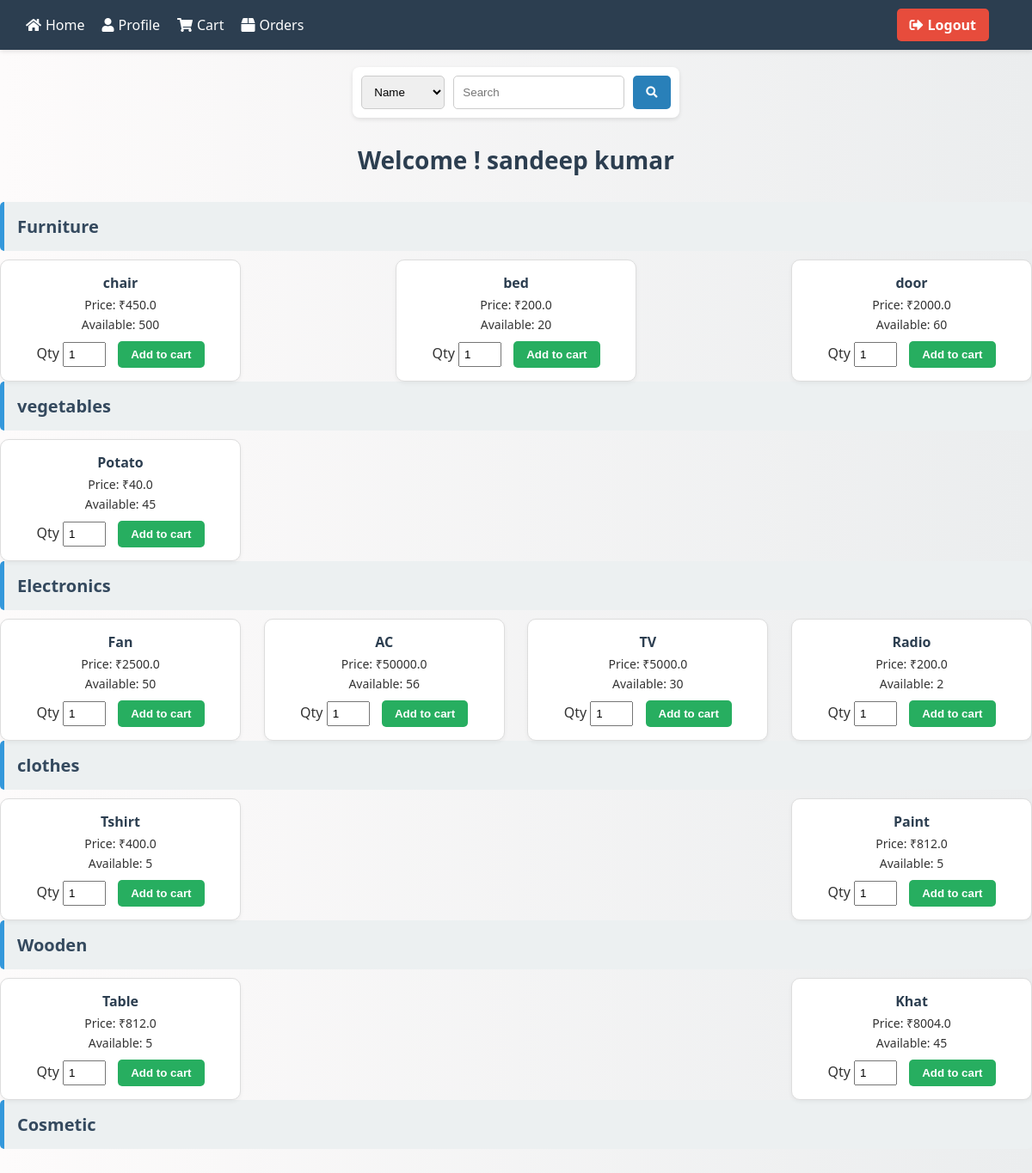
The app's page / (signed in) with its own data.
### main.py (models this page shows)
class User(db.Model):
    user_id = db.Column(db.Integer, primary_key=True)
    username = db.Column(db.String(50), unique=True, nullable=False)
    password = db.Column(db.String(50), nullable=False)
    f_name = db.Column(db.String(70), nullable=True)
    l_name=db.Column(db.String(70),nullable=True)
    is_admin=db.Column(db.Boolean,nullable=False,default=False)

class Category(db.Model):
    category_id = db.Column(db.Integer, primary_key=True)
    category_name = db.Column(db.String(70), nullable=False)
    products = db.relationship('Product', backref='category')

class Product(db.Model):
    product_id = db.Column(db.Integer, primary_key=True)
    product_name = db.Column(db.String(50), nullable=False)
    category_id = db.Column(db.Integer, db.ForeignKey('category.category_id'), nullable=False)
    quantity = db.Column(db.Integer(), nullable=False)
    price = db.Column(db.Float, nullable=False)
    manufacture_date = db.Column(db.Date,nullable=False)

### main.py (the view)
@app.route('/',methods=['GET','POST'])
def Home():
    if 'user_id' not in session:
        return render_template('not_login.html')
    user = User.query.filter_by(user_id=session['user_id']).first()
    if user.is_admin:
        return redirect(url_for('admin_page'))
    return render_template('main.html',user=user,categories=Category.query.all())

### templates/main.html (shortened to what this page needs)
<!DOCTYPE html>
<html lang="en">
<head>
    <link rel="stylesheet" href="https://cdnjs.cloudflare.com/ajax/libs/font-awesome/5.15.3/css/all.min.css">
</head>
<body>
    <div class="navbar">
        <div class="navbar-left">
            <a href="/"><i class="fas fa-home"></i> Home</a>
            <a href="/profile"><i class="fas fa-user"></i> Profile</a>
            {% if not user.is_admin %}
            <a href="/cart"><i class="fas fa-shopping-cart"></i> Cart</a>
            <a href="/orders"><i class="fas fa-box"></i> Orders</a>
            {% endif %}
        </div>
        <div class="navbar-right">
            <a href="/logout" class="logout-link"><i class="fas fa-sign-out-alt"></i> Logout</a>
        </div>
    </div>
    <div class="search-bar">
        <form action="/search" method="post">
            <select name="search_for" id="search_for">
                <option value="name">Name</option>
            </select>
            <input type="text" id="search" name="search" placeholder="Search">
            <button type="submit"><i class="fas fa-search"></i></button>
        </form>
    </div>
    <h1>Welcome ! {{user.f_name}} {{user.l_name}}</h1>
    <div class="category_list">
        {% for category in categories %}
        <div class="category">
            <h3>{{category.category_name}}</h3>
        </div>
        <div class="product_list">
            {% for product in category.products %}
            <div class="product">
                <div class="product_info">
                    <h4>{{product.product_name}}</h4>
                    <p>Price: ₹{{product.price}}</p>
                    <p>Available: {{product.quantity}}</p>
                </div>
                <div class="add-to-cart">
                    {% if product.quantity > 0 %}
                    <form action="/add_to_cart/{{product.product_id}}" method="post">
                        <label for="quantity">Qty</label>
                        <input type="number" name="quantity" id="quantity" value="1" max="{{product.quantity}}" required>
                        <input type="submit" value="Add to cart">
                    </form>
                    {% else %}
                    <p class="out-of-stock">Out of Stock</p>
                    {% endif %}
                </div>
            </div>
            {% endfor %}
        </div>
        {% endfor %}
    </div>
</body>
</html>

### templates/main.html (style rules this page uses)
* { margin: 0; padding: 0; box-sizing: border-box; }
body { font-family: 'Segoe UI', Tahoma, Geneva, Verdana, sans-serif; background: linear-gradient(to right, #fdfbfb, #ebedee); color: #333; }
.navbar { background-color: #2c3e50; color: white; display: flex; justify-content: space-between; align-items: center; padding: 10px 30px; box-shadow: 0 2px 5px rgba(0,0,0,0.1); }
.navbar a { color: white; text-decoration: none; margin-right: 20px; font-size: 16px; display: flex; align-items: center; }
.navbar-left a i, .navbar-right a i { margin-right: 5px; }
.navbar-left { display: flex; align-items: center; }
.navbar-right { display: flex; align-items: center; }
.logout-link { background-color: #e74c3c; padding: 8px 15px; border-radius: 5px; font-weight: bold; transition: background 0.3s ease; }
.search-bar { margin: 20px auto; max-width: 600px; display: flex; justify-content: center; }
.search-bar form { display: flex; background: white; padding: 10px; border-radius: 8px; box-shadow: 0 2px 5px rgba(0,0,0,0.1); }
.search-bar select, .search-bar input[type="text"] { border: 1px solid #ccc; border-radius: 5px; padding: 10px; margin-right: 10px; }
.search-bar button { background-color: #2980b9; color: white; padding: 10px 15px; border: none; border-radius: 5px; font-weight: bold; cursor: pointer; transition: background 0.3s ease; }
h1 { text-align: center; margin-top: 30px; font-size: 28px; color: #2c3e50; }
.category_list { margin: 30px auto; max-width: 1200px; }
.category { background-color: #ecf0f1; padding: 15px; margin-bottom: 10px; border-left: 5px solid #3498db; border-radius: 5px; }
.category h3 { font-size: 20px; color: #34495e; }
.product_list { display: flex; flex-wrap: wrap; justify-content: space-between; gap: 20px; }
.product { background-color: #ffffff; border: 1px solid #ddd; border-radius: 10px; padding: 15px; width: calc(25% - 20px); box-shadow: 0 2px 5px rgba(0,0,0,0.05); text-align: center; }
.product_info h4 { margin-bottom: 5px; color: #2c3e50; }
.product_info p { margin: 4px 0; font-size: 14px; }
.add-to-cart { margin-top: 10px; }
.add-to-cart input[type="number"] { width: 50px; padding: 5px; margin-right: 10px; }
.add-to-cart input[type="submit"] { background-color: #27ae60; color: white; padding: 8px 15px; border: none; border-radius: 5px; font-weight: bold; cursor: pointer; }

### records on screen
User: f_name "sandeep", l_name "kumar"
Category: category_name "Furniture"
Product: product_name "chair", price "450.0", quantity "500"
Product: product_name "bed", price "200.0", quantity "20"
Product: product_name "door", price "2000.0", quantity "60"
Category: category_name "vegetables"
Product: product_name "Potato", price "40.0", quantity "45"
Category: category_name "Electronics"
Product: product_name "Fan", price "2500.0", quantity "50"
Product: product_name "AC", price "50000.0", quantity "56"
Product: product_name "TV", price "5000.0", quantity "30"
Product: product_name "Radio", price "200.0", quantity "2"
Category: category_name "clothes"
Product: product_name "Tshirt", price "400.0", quantity "5"
Product: product_name "Paint", price "812.0", quantity "5"
Category: category_name "Wooden"
Product: product_name "Table", price "812.0", quantity "5"
Product: product_name "Khat", price "8004.0", quantity "45"
Category: category_name "Cosmetic"
